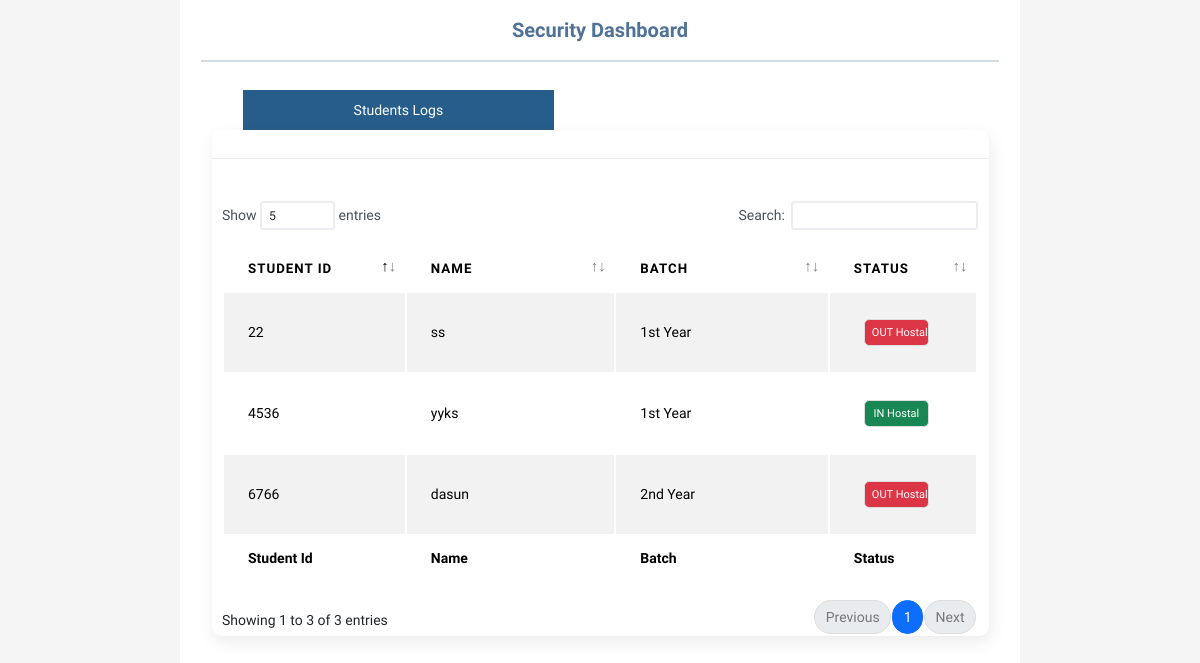
/securityPersons/dashboard.php (signed in), run on an earlier commit of the app's database.
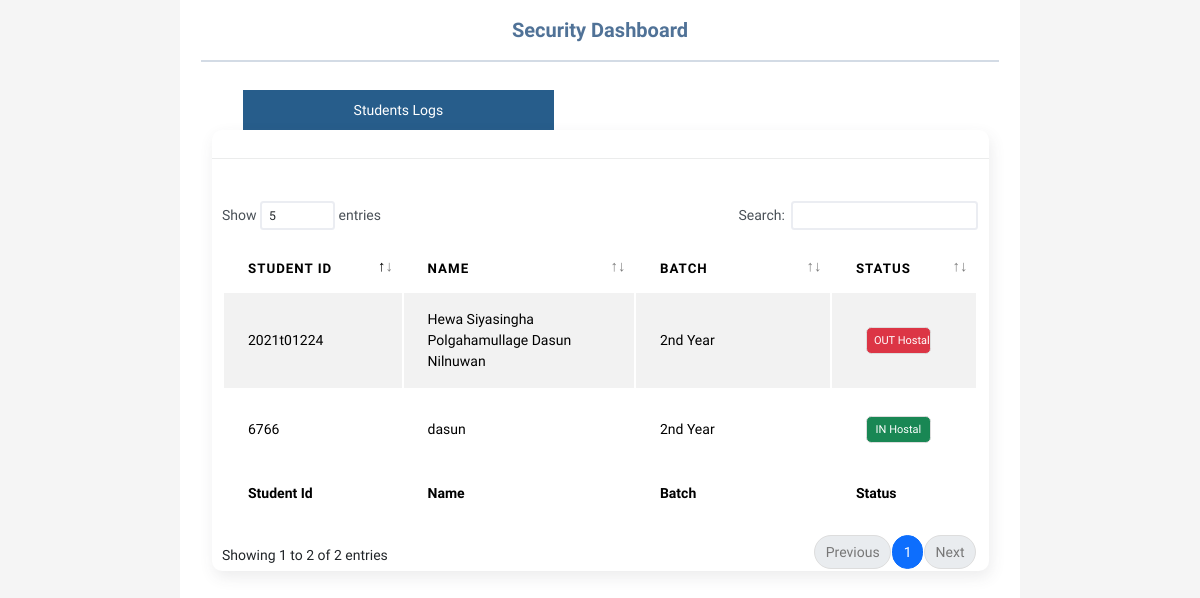
And on a later commit of the database.
### tables this page shows
CREATE TABLE `student` (
  `studentID` varchar(65) NOT NULL,
  `studentName` varchar(45) NOT NULL,
  `nic` varchar(45) NOT NULL,
  `batch` varchar(45) DEFAULT NULL,
  `phoneNumber` int(10) NOT NULL,
  `pswd` varchar(100) NOT NULL,
  `stRoomNo` int(11) NOT NULL,
  `status` tinyint(1) NOT NULL DEFAULT 0
);

### securityPersons/dashboard.php (the view, shortened to what the changed rows need)
<?php
    include('../includes/config.php');
    if(strlen($_SESSION['seclogin'])==0){
        header('location:../home/home.php');
    }else{
        $secPid = $_SESSION['seclogin'];
        $sql = "SELECT site_access FROM securityperson WHERE sid = '$secPid'";
        $result = mysqli_query($conn, $sql);
        $row = mysqli_fetch_assoc($result);
        if($row['site_access']=='0'){
            header('location:siteBlock.php');
        }else{
            $sql = "SELECT mark_access FROM securityperson WHERE sid = '$secPid'";
            $result = mysqli_query($conn, $sql);
            $row = mysqli_fetch_assoc($result);
            if($row['mark_access']=='0'){
                $statusChgeModel = 'denied';
            }else{
                $statusChgeModel = 'editstatus';
            }
?>
<!DOCTYPE html>
<html lang="en">
<head>
        <?php include '../libraries/styles.php';
              include '../libraries/script.php'; ?>
</head>
<body >
<div class="row  m-auto " style="width:100vw; height:100vh; background-color:#f5f5f5">
    <div class="row  m-auto " style="width:70vw; height:100vh; background-color:#ffffff">
      <div>
        <h3 class=" card-title text-center mt-3" style="color:#507297">Security Dashboard</h3>
        <hr style="border: 1px solid #507297; width: 100%; mt-3;">
        <div class="row">
          <div class="col-6">
            <button type="button" class="mt-3 ms-5"
            style="width:80%; height:40px; background-color:#275d8b;border: none; color: white; " data-bs-toggle="modal" onclick="location.href='viewStudentLogs.php';"
            data-bs-target="#addsecurityperson">
            Students Logs
          </button>
          </div>
          <div class="col-6">
          </div>
          <div class="row m-auto">
            <div class="col-md-12">
              <div class="card">
                <div class="card-header">
                  <div class="d-flex align-items-center">
                  </div>
                </div>
                  <table class="mt-5">
                    <div class="table-responsive">
                      <table id="add-row" class="display table table-striped table-hover dataTable" role="grid"
                        aria-describedby="add-row_info">
                        <thead>
                          <tr role="row">
                            <th class="sorting" tabindex="0" aria-controls="add-row" rowspan="1" colspan="1"
                              aria-label="Id: activate to sort column ascending" style="width: 249.612px;">Student Id</th>
                            <th class="sorting_asc" tabindex="0" aria-controls="add-row" rowspan="1" colspan="1"
                              aria-sort="ascending" aria-label="Name: activate to sort column descending"
                              style="width: 363.613px;">Name</th>
                            <th class="sorting_asc" tabindex="0" aria-controls="add-row" rowspan="1" colspan="1"
                              aria-sort="ascending" aria-label="Name: activate to sort column descending"
                              style="width: 363.613px;">Batch</th>
                            <th style="width: 120.7px;" class="sorting" tabindex="0" aria-controls="add-row" rowspan="1"
                              colspan="1" aria-label="Action: activate to sort column ascending">Status</th>
                          </tr>
                        </thead>
                        <tfoot>
                          <tr>
                            <th rowspan="1" colspan="1">Student Id</th>
                            <th rowspan="1" colspan="1">Name</th>
                            <th rowspan="1" colspan="1">Batch</th>
                            <th rowspan="1" colspan="1">Status</th>
                          </tr>
                        </tfoot>
                        <tbody>
                          <?php
                          $sql = "SELECT student.studentID AS stu_id, student.studentName AS stu_name, student.batch AS stu_batch, student.status AS stu_status FROM student;";
                          if ($result = $conn->query($sql)) {
                            while($row = $result->fetch_assoc()){
                              echo '<tr role="row" class="odd">';
                              echo '<td>'.$row['stu_id'].'</td>';
                              echo '<td>'.$row['stu_name'].'</td>';
                              echo '<td>'.$row['stu_batch'].'</td>';
                              $color = !empty($row['stu_status']) ? 'success' : 'danger';
                              $status = !empty($row['stu_status']) ? 'IN Hostal' : 'OUT Hostal';
                              $checked = !empty($row['stu_status']) ? 'checked' : '';
                              $display = !empty($row['stu_status']) ? '' : 'none';
                              echo '<td>
                              <div class="form-check form-switch">
                                <span class="badge rounded-2 p-2 text-bg-'.$color.'" role="button" id="s_status'.$row['stu_id'].'" style="cursor: pointer; width:65px;" data-bs-toggle="modal" data-bs-target="#'.$statusChgeModel.''.$row['stu_id'].'" >'.$status.' </span>
                            </td>
                            <div class="modal fade" id="editstatus'.$row['stu_id'].'" tabindex="-1" role="dialog" aria-hidden="true">
                                        <input type="text" name="id" id="id" value="'.$row['stu_id'].'" style="visibility:hidden">
                                          <input class="form-check-input" type="checkbox" role="switch" id="editstatusbox'.$row['stu_id'].'"  value="1" name="statuscheck" '.$checked.'>
                                          <label class="form-check-label" for="statuscheck">Status '.$row['stu_id'].'</label>
                                          <div class="form-check form-text" style="display:'.$display.'">
                                          <label class="form-label" for="note">Note '.$row['stu_id'].'</label>
                                          <input class="form-input" type="text" id="note'.$row['stu_id'].'" name="note"  '.$checked.'>
                                          </div>
                                        <button type="submit" id="statuschange'.$row['stu_id'].'" name="statuschange" class="btn btn-primary">
                                        </button>
                            </div>
                            <div class="modal fade" id="denied'.$row['stu_id'].'" tabindex="-1" role="dialog" aria-hidden="true">
                                        <button type="submit" id="ok'.$row['stu_id'].'" name="ok" class="btn btn-primary">
                                        </button>
                            </div>';
                            echo '</tr>';
                            }
                          }
                          ?>
                        </tbody>
                      </table>
                    </div>
                </div>
              </div>
            </div>
          </div>
        </div>
      </div>
</body>
</html>
<?php
}} ?>

What changed in the data, as far as the page shows it:
removed student: studentID "22", studentName "ss", batch "1st Year", status "OUT Hostal"
removed student: studentID "4536", studentName "yyks", batch "1st Year", status "IN Hostal"
added student: studentID "2021t01224", studentName "Hewa Siyasingha Polgahamullage Dasun Nilnuwan", batch "2nd Year", status "OUT Hostal"
changed student "dasun": status "OUT Hostal" → "IN Hostal"
Also different on the page:
text written by a page script: "Show entries Search: Showing 1 to 3 of 3 entries Previous 1 Next" → "Show entries Search: Showing 1 to 2 of 2 entries Previous 1 Next"
